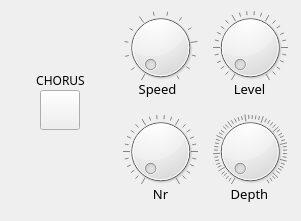
   <widget class="QWidget" name="osc2ChorusWidget" native="true">
    <property name="geometry">
     <rect>
      <x>610</x>
      <y>220</y>
      <width>301</width>
      <height>221</height>
     </rect>
    </property>
    <widget class="QLabel" name="osc2ChorusNrLabel">
     <property name="geometry">
      <rect>
       <x>135</x>
       <y>184</y>
       <width>51</width>
       <height>20</height>
      </rect>
     </property>
     <property name="font">
      <font>
       <family>Syntha Nova</family>
       <pointsize>10</pointsize>
       <underline>false</underline>
       <strikeout>false</strikeout>
       <kerning>false</kerning>
      </font>
     </property>
     <property name="text">
      <string>Nr</string>
     </property>
     <property name="alignment">
      <set>Qt::AlignCenter</set>
     </property>
    </widget>
    <widget class="QLabel" name="osc2ChorusDepthLabel">
     <property name="geometry">
      <rect>
       <x>214</x>
       <y>184</y>
       <width>71</width>
       <height>20</height>
      </rect>
     </property>
     <property name="font">
      <font>
       <family>Syntha Nova</family>
       <pointsize>10</pointsize>
       <underline>false</underline>
       <strikeout>false</strikeout>
       <kerning>false</kerning>
      </font>
     </property>
     <property name="text">
      <string>Depth</string>
     </property>
     <property name="alignment">
      <set>Qt::AlignCenter</set>
     </property>
    </widget>
    <widget class="QLabel" name="osc2ChorusSpeedLabel">
     <property name="geometry">
      <rect>
       <x>122</x>
       <y>79</y>
       <width>71</width>
       <height>20</height>
      </rect>
     </property>
     <property name="font">
      <font>
       <family>Syntha Nova</family>
       <pointsize>10</pointsize>
       <underline>false</underline>
       <strikeout>false</strikeout>
       <kerning>false</kerning>
      </font>
     </property>
     <property name="text">
      <string>Speed</string>
     </property>
     <property name="alignment">
      <set>Qt::AlignCenter</set>
     </property>
    </widget>
    <widget class="QLabel" name="osc2ChorusLvlLabel">
     <property name="geometry">
      <rect>
       <x>214</x>
       <y>79</y>
       <width>71</width>
       <height>20</height>
      </rect>
     </property>
     <property name="font">
      <font>
       <family>Syntha Nova</family>
       <pointsize>10</pointsize>
       <underline>false</underline>
       <strikeout>false</strikeout>
       <kerning>false</kerning>
      </font>
     </property>
     <property name="text">
      <string>Level</string>
     </property>
     <property name="alignment">
      <set>Qt::AlignCenter</set>
     </property>
    </widget>
    <widget class="QPushButton" name="osc2ChorusEnable">
     <property name="geometry">
      <rect>
       <x>40</x>
       <y>90</y>
       <width>40</width>
       <height>40</height>
      </rect>
     </property>
     <property name="text">
      <string/>
     </property>
     <property name="checkable">
      <bool>true</bool>
     </property>
    </widget>
    <widget class="QLabel" name="osc2ChorusEnableLabel">
     <property name="geometry">
      <rect>
       <x>20</x>
       <y>70</y>
       <width>81</width>
       <height>21</height>
      </rect>
     </property>
     <property name="font">
      <font>
       <family>Syntha Nova</family>
       <underline>false</underline>
       <strikeout>false</strikeout>
       <kerning>false</kerning>
      </font>
     </property>
     <property name="text">
      <string>CHORUS</string>
     </property>
     <property name="alignment">
      <set>Qt::AlignCenter</set>
     </property>
    </widget>
    <widget class="QDial" name="osc2ChorusDepth">
     <property name="geometry">
      <rect>
       <x>209</x>
       <y>114</y>
       <width>82</width>
       <height>75</height>
      </rect>
     </property>
     <property name="maximum">
      <number>210</number>
     </property>
     <property name="pageStep">
      <number>10</number>
     </property>
     <property name="notchesVisible">
      <bool>true</bool>
     </property>
    </widget>
    <widget class="QDial" name="osc2ChorusSpeed">
     <property name="geometry">
      <rect>
       <x>120</x>
       <y>10</y>
       <width>81</width>
       <height>75</height>
      </rect>
     </property>
     <property name="minimum">
      <number>1</number>
     </property>
     <property name="maximum">
      <number>50</number>
     </property>
     <property name="notchesVisible">
      <bool>true</bool>
     </property>
    </widget>
    <widget class="QDial" name="osc2ChorusLvl">
     <property name="geometry">
      <rect>
       <x>209</x>
       <y>10</y>
       <width>82</width>
       <height>75</height>
      </rect>
     </property>
     <property name="maximum">
      <number>100</number>
     </property>
     <property name="invertedAppearance">
      <bool>false</bool>
     </property>
     <property name="notchesVisible">
      <bool>true</bool>
     </property>
    </widget>
    <widget class="QDial" name="osc2ChorusNr">
     <property name="geometry">
      <rect>
       <x>120</x>
       <y>114</y>
       <width>81</width>
       <height>75</height>
      </rect>
     </property>
     <property name="notchesVisible">
      <bool>true</bool>
     </property>
    </widget>
   </widget>
